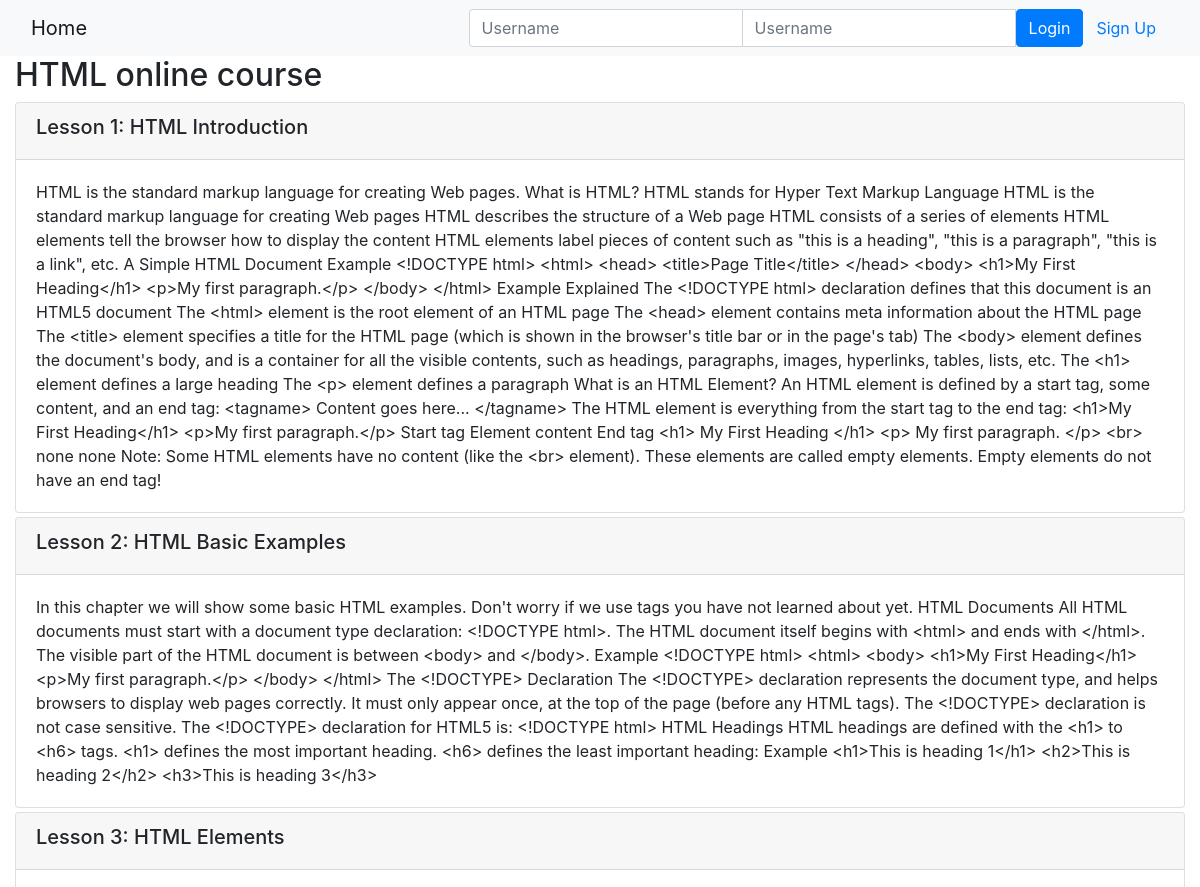
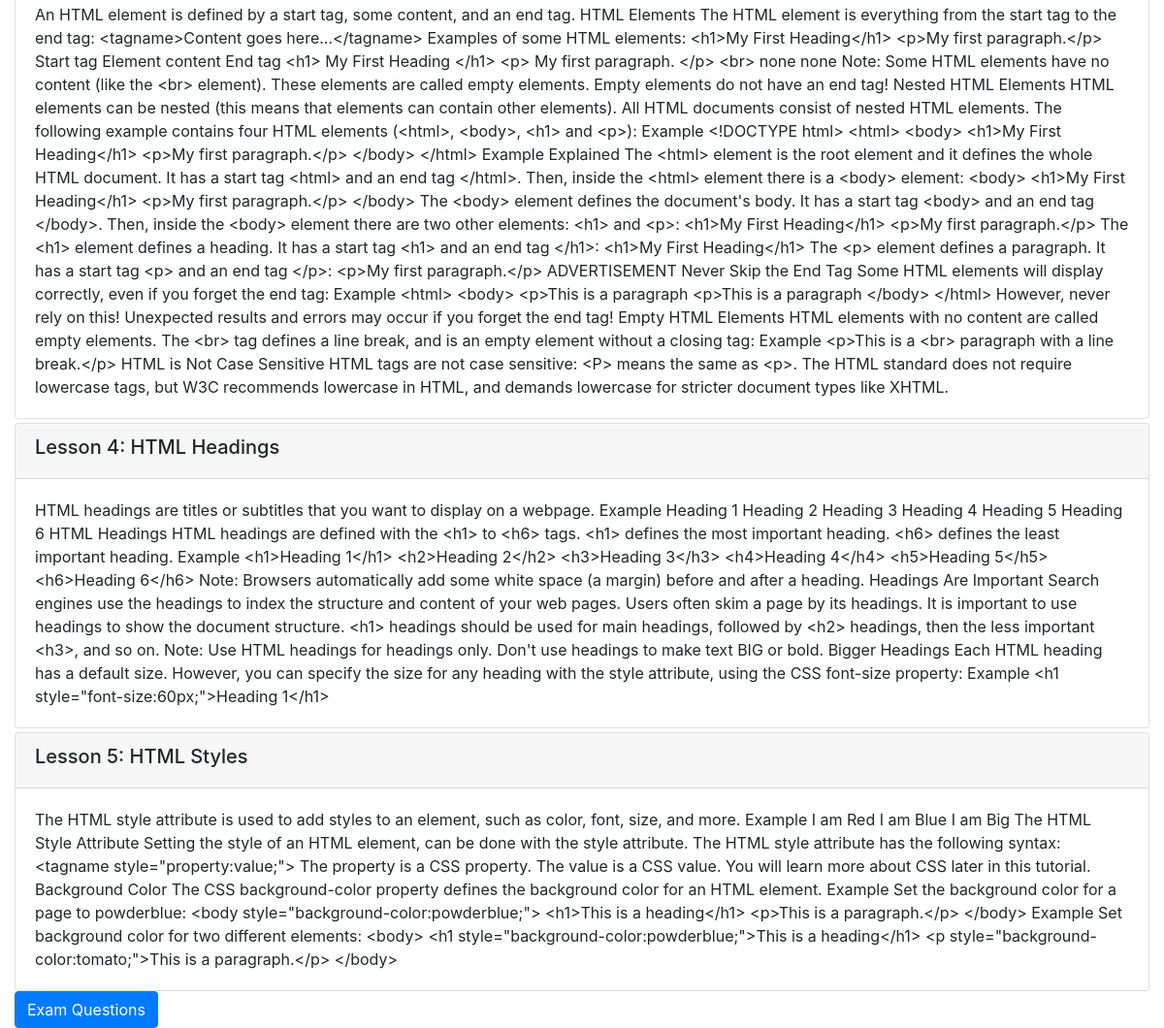
/1/, run on the app's committed database (2 pictures, top to bottom).
### onlinecourse/models.py (models this page shows, shortened)
class Course(models.Model):
    name = models.CharField(null=False, max_length=60, default='online course')
    image = models.ImageField(upload_to='course_images/')
    description = models.CharField(max_length=1000)
    pub_date = models.DateField(null=True)
    instructors = models.ManyToManyField(Instructor)
    users = models.ManyToManyField(settings.AUTH_USER_MODEL, through='Enrollment')
    total_enrollment = models.IntegerField(default=0)
    is_enrolled = False

class Lesson(models.Model):
    title = models.CharField(max_length=200, default="title")
    order = models.IntegerField(default=0)
    course = models.ForeignKey(Course, on_delete=models.CASCADE)
    content = models.TextField()

### onlinecourse/views.py (the view)
# urls.py: path('<int:pk>/', views.CourseDetailView.as_view(), name='course_details'),
class CourseDetailView(generic.DetailView):
    model = Course
    template_name = 'onlinecourse/course_detail_bootstrap.html'

### onlinecourse/templates/onlinecourse/course_detail_bootstrap.html (shortened to what this page needs)
<!DOCTYPE html>
<html lang="en">
<head>
     {% load static %}
    <link rel="stylesheet" href="https://maxcdn.bootstrapcdn.com/bootstrap/4.5.2/css/bootstrap.min.css">
</head>
<body>
    <nav class="navbar navbar-light bg-light">
        <div class="container-fluid">
            <div class="navbar-header">
                  <a class="navbar-brand" href="{% url 'onlinecourse:index' %}">Home</a>
            </div>
            <ul class="nav navbar-nav navbar-right">
                {% if user.is_authenticated %}
                <li>
                    <a class="btn btn-link" href="#">{{ user.first_name }}({{ user.username }})</a>
                    <a class="btn btn-link" href="{% url 'onlinecourse:logout' %}">Logout</a>
                </li>
                {% else %}
                <li>
                    <form class="form-inline" action="{% url 'onlinecourse:login' %}" method="post">
                        <div class="input-group">
                            <input type="text" class="form-control" placeholder="Username" name="username" >
                            <input type="password" class="form-control" placeholder="Username" name="psw" >
                            <button class="btn btn-primary" type="submit">Login</button>
                            <a class="btn btn-link" href="{% url 'onlinecourse:registration' %}">Sign Up</a>
                        </div>
                    </form>
                </li>
                {% endif %}
            </ul>
        </div>
    </nav>
    <div class="container-fluid">
            <h2>{{ course.name }}</h2>
            <div class="card-columns-vertical">
                {% for lesson in course.lesson_set.all %}
                    <div class="card mt-1">
                        <div class="card-header"><h5>Lesson {{lesson.order|add:1}}: {{lesson.title}}</h5></div>
                        <div class="card-body">{{lesson.content}}</div>
                    </div>
                {% endfor %}
            </div>
            <button type="button" class="btn btn-primary" data-toggle="collapse" data-target="#exam">Exam Questions</button>
        </div>
</body>
</html>

### data on the page
Course: name "HTML online course"
Lesson: order|add "1", title "HTML Introduction", content "HTML is the standard markup language for creating Web pages. What is HTML? HTML stands for Hyper Text Markup Language HTML is the standard markup language for creating Web pages HTML describes the structure of a Web page HTML consists of a series of elements HTML elements tell the browser how to display the content HTML elements label pieces of content such as \"this is a heading\", \"this is a paragraph\", \"this is a link\", etc. A Simple HTML Document Example <!DOCTYPE html> <html> <head> <title>Page Title</title> </head> <body> <h1>My First Heading</h1> <p>My first paragraph.</p> </body> </html> Example Explained The <!DOCTYPE html> declaration defines that this document is an HTML5 document…"
Lesson: order|add "2", title "HTML Basic Examples", content "In this chapter we will show some basic HTML examples. Don't worry if we use tags you have not learned about yet. HTML Documents All HTML documents must start with a document type declaration: <!DOCTYPE html>. The HTML document itself begins with <html> and ends with </html>. The visible part of the HTML document is between <body> and </body>. Example <!DOCTYPE html> <html> <body> <h1>My First Heading</h1> <p>My first paragraph.</p> </body> </html> The <!DOCTYPE> Declaration The <!DOCTYPE> declaration represents the document type, and helps browsers to display web pages correctly. It must only appear once, at the top of the page (before any HTML tags). The <!DOCTYPE> declaration is not case…"
Lesson: order|add "3", title "HTML Elements", content "An HTML element is defined by a start tag, some content, and an end tag. HTML Elements The HTML element is everything from the start tag to the end tag: <tagname>Content goes here...</tagname> Examples of some HTML elements: <h1>My First Heading</h1> <p>My first paragraph.</p> Start tag Element content End tag <h1> My First Heading </h1> <p> My first paragraph. </p> <br> none none Note: Some HTML elements have no content (like the <br> element). These elements are called empty elements. Empty elements do not have an end tag! Nested HTML Elements HTML elements can be nested (this means that elements can contain other elements). All HTML documents consist of nested HTML elements. The…"
Lesson: order|add "4", title "HTML Headings", content "HTML headings are titles or subtitles that you want to display on a webpage. Example Heading 1 Heading 2 Heading 3 Heading 4 Heading 5 Heading 6 HTML Headings HTML headings are defined with the <h1> to <h6> tags. <h1> defines the most important heading. <h6> defines the least important heading. Example <h1>Heading 1</h1> <h2>Heading 2</h2> <h3>Heading 3</h3> <h4>Heading 4</h4> <h5>Heading 5</h5> <h6>Heading 6</h6> Note: Browsers automatically add some white space (a margin) before and after a heading. Headings Are Important Search engines use the headings to index the structure and content of your web pages. Users often skim a page by its headings. It is important to use headings to show…"
Lesson: order|add "5", title "HTML Styles", content "The HTML style attribute is used to add styles to an element, such as color, font, size, and more. Example I am Red I am Blue I am Big The HTML Style Attribute Setting the style of an HTML element, can be done with the style attribute. The HTML style attribute has the following syntax: <tagname style=\"property:value;\"> The property is a CSS property. The value is a CSS value. You will learn more about CSS later in this tutorial. Background Color The CSS background-color property defines the background color for an HTML element. Example Set the background color for a page to powderblue: <body style=\"background-color:powderblue;\"> <h1>This is a heading</h1> <p>This is a paragraph.</p> </body>…"
